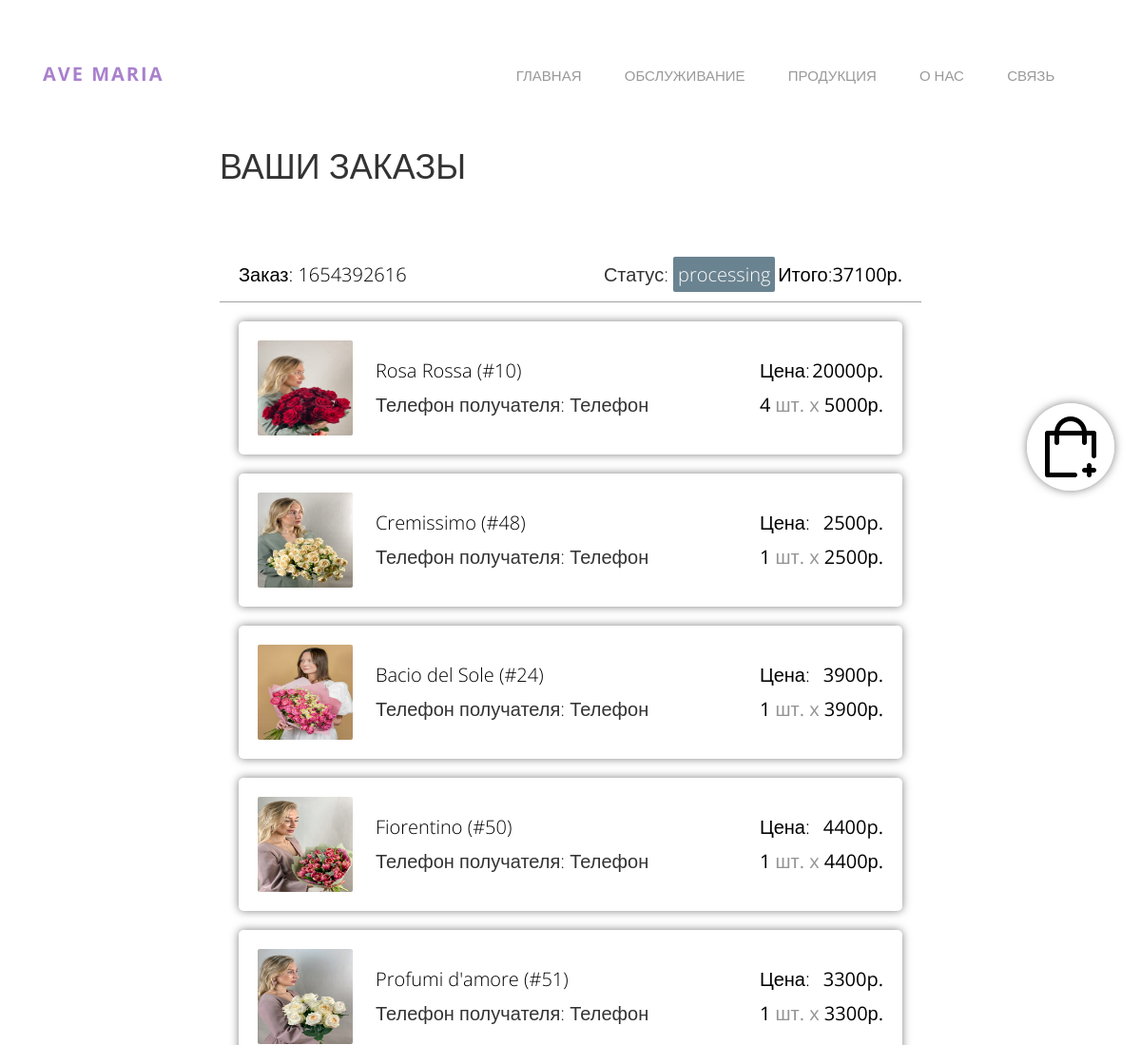
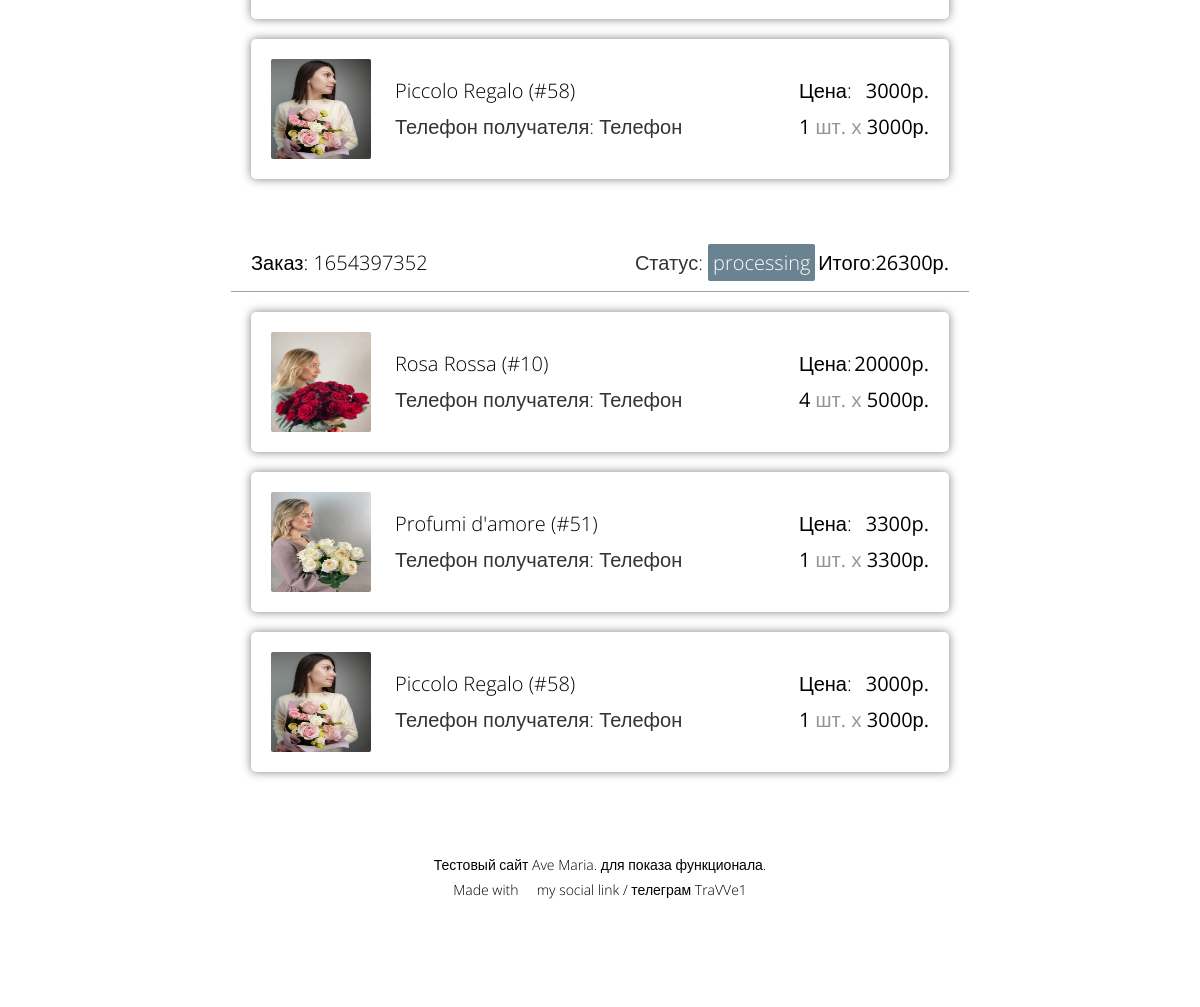
Screenshot of /profile (signed in) with the database file from the repository (2 pictures, top to bottom).
### tables this page shows
CREATE TABLE user_order (
id integer PRIMARY KEY AUTOINCREMENT,
user_id text NOT NULL,
product_id text NOT NULL,
product_count text NOT NULL,
customer text NOT NULL,
phone text NOT NULL,
mail text NOT NULL,
receiver text NOT NULL,
receiver_phone text NOT NULL,
city text NOT NULL,
street text NOT NULL,
building_address text NOT NULL,
entrance text NOT NULL,
floor text NOT NULL,
apartment text NOT NULL,
deliver text NOT NULL,
deliver_time text NOT NULL,
note text NOT NULL,
delivered text NOT NULL,
time integer NOT NULL
);

CREATE TABLE products (
id integer PRIMARY KEY AUTOINCREMENT,

name text NOT NULL,
description text NOT NULL,
quick_describe text NOT NULL,
weight text NOT NULL,
amount text NOT NULL,
price text NOT NULL,
url text NOT NULL,
imgname text NOT NULL,
time integer NOT NULL
);

### script.py (the view)
@app.route('/profile')
@login_required
def profile():
    user_id = current_user.get_id()
    user = [current_user.get_id(), current_user.get_name()]
    return render_template('profile.html',
                           user=user,
                           get_user_order=dbase.get_user_order(user_id),
                           products=dbase.get_products_announce(),
                           check_authenticated=check_authenticated,
                           autofill=dbase.get_autofill(user_id))

### FDataBase.py (called while the page is built)
    def get_products_announce(self):
        try:
            self.__cur.execute(f"SELECT id, name, description, quick_describe, weight, amount, price, url, imgname "
                               f"FROM products ORDER BY time DESC")
            res = self.__cur.fetchall()
            if res:
                return res
        except sqlite3.Error as e:
            print("Error script getting data from DB'\n'error comes from FDataBase | get_products_announce " + str(e))
        return []

    def get_user(self, user_id):
        try:
            self.__cur.execute(f"SELECT * FROM users WHERE id = {user_id} LIMIT 1")
            res = self.__cur.fetchone()
            if not res:
                print("User not found")
                return False
            return res
        except sqlite3.Error as e:
            print("Error script getting data from DB'\n'error comes from FDataBase | get_user " + str(e))
        return False

    def get_autofill(self, user_id):
        try:
            self.__cur.execute(f"SELECT customer, phone, mail, receiver, receiver_phone, city, "
                               f"street, building_address, entrance, floor, apartment "
                               f"FROM users WHERE id LIKE '{user_id}' LIMIT 1")
            res = self.__cur.fetchone()
            if not res:
                print("Failed")
                return False
            return res
        except sqlite3.Error as e:
            print("Error script getting data from DB'\n'error comes from FDataBase | get_autofill " + str(e))
        return False

    def get_user_order(self, user_id):
        try:
            self.__cur.execute(f"SELECT * FROM user_order WHERE user_id = {user_id} ")
            res = self.__cur.fetchall()
            if not res:
                print("Failed")
                return False
            return res
        except sqlite3.Error as e:
            print("Error script getting data from DB'\n'error comes from FDataBase | get_user_order " + str(e))
        return False

### UserLogin.py (called while the page is built)
    def fromDB(self, user_id, db):
        self.__user = db.get_user(user_id)
        return self

    def get_id(self):
        return str(self.__user['id'])

    def get_name(self):
        return str(self.__user['name'])

### script.py (called while the page is built)
@login_manager.user_loader
def load_user(user_id):
    print('load_user')
    return UserLogin().fromDB(user_id, dbase)

def connect_db():
    conn = sqlite3.connect(app.config['DATABASE'])
    conn.row_factory = sqlite3.Row
    return conn

### templates/profile.html (shortened to what this page needs)
{% extends 'base.html' %}
{% block content %}
{{ super() }}
<div class="container size">
{% if get_user_order %}
<h1> ВАШИ ЗАКАЗЫ </h1>
{% for i in range(get_user_order | length) %}
{% set order_id, order_count, sum_of = get_user_order[i][2].split(), get_user_order[i][3].split(), [] %}
<div>
	<i class="extremum-click icon-arrow-right"></i>
	<div class="cart-top">
		<p>Заказ: {{get_user_order[i][19]}}</p>
			<div class="toggle-status">
				<div>Статус:
					<span class="order-status {{get_user_order[i][18]}}">{{get_user_order[i][18]}}
					</span>
				</div>
				<div class="el-info">
					<p>Итого:
						<span>
							{{ sum_of|sum }}р.
						</span>
					</p>
				</div>
			</div>
	</div>
	<div class="extremum-slide">
	{% for id, count in order_id|zip(order_count) %}
	<div class="cart-ordered">
		<div class="el-ordered">
			<a href="product\{{products[id | int][7]}}">
				<img src="\static\images\productImg\{{products[id | int][8]}}" style="width: 100px; height: 100px; border-radius: 2px;">
			</a>
			<div class="card-weight">
				<div>
					<a class="url_name" href="product\{{products[id | int][7]}}">
						{{products[id | int][1]}}
					</a>
				</div>
				<div>
					Телефон получателя: {{get_user_order[i][5]}}
				</div>
			</div>
			<div class="el-info">
				<p>Цена:
					<span>
					{{(products[id | int][6] | int) * (count | int)}}p.
					</span>
				</p>
				<p>
					<span>
						{{ count }}
						<span class="el-unit">шт. x
						</span>
						{{products[id | int][6]}}р.
					</span></p>
			</div>
		</div>
	</div>
	{% endfor %}
	</div>
</div>
{% endfor %}
{% else %}
	<div class="cart-ordered empty">
		<p>Покупок не обнаруженно</p>
		<p>Вы можете выбрать букет на данной → <a class="glow-agreement" href="/product">странице</a></p>
	</div>
{% endif %}
</div>
{% endblock %}

### static/css/icomoon.css (style rules this page uses)
[class^="icon-"], [class*=" icon-"] { font-family: 'icomoon' !important; speak: none; font-style: normal; font-weight: normal; font-variant: normal; text-transform: none; line-height: 1; -webkit-font-smoothing: antialiased; -moz-osx-font-smoothing: grayscale; }
.icon-arrow-right:before { content: "\edbb"; }

### static/css/style.css (style rules this page uses)
.el-unit { color: #555555a1; }
body { font-family: "Open Sans", Arial, serif; line-height: 1.8; font-size: 20px; background: #fff; font-weight: 300; }
a { color: #000; -webkit-transition: 0.5s; -o-transition: 0.5s; transition: 0.5s; text-decoration: none!important; }
p { margin-bottom: 1.5em; font-size: 20px; color: #000; font-weight: 300; font-family: "Open Sans", Arial, serif; }
h1, h2, h3, h4, h5, h6 { color: rgba(0, 0, 0, 0.8); font-family: "Open Sans", Arial, serif; font-weight: 400; margin: 0 0 30px 0; }
.cart-ordered { box-shadow: 0 0 10px rgb(0 0 0 / 50%); border-radius: 5px; margin: 20px; }
.el-ordered { display: flex; justify-content: space-between; align-items: center; padding: 20px 20px; }
.cart-top { display: flex; justify-content: space-between; border-bottom: 1px solid #0000005e; }
.cart-top > p, .el-info > p { margin: 0; display: flex; justify-content: space-between; flex-flow: wrap; }
.toggle-status { display: flex; justify-content: space-between; width: 45%; }
.cart-top { padding: 10px 20px; }
.order-status { color: #fff; border-radius: 2px; padding: 5px }
.processing { background: #6a8390; }
.el-info > p > span { font-weight: 400; }
.size { max-width: 768px; }
.card-weight { width: 380px; }
@media screen and (min-width:961px) and (max-width:1200px) { html { font-size:8px; } }
input[type="checkbox"]:checked + label:before, input[type="checkbox"]:not(:checked) + label:before, { content: ""; position: absolute; left: 0px; top: 0px; width: 60px; height: 56px; background-color: #363b41; }

### rows the page displays
user_order: time "1654392616", delivered "processing", phone "Телефон" "Телефон" "Телефон" "Телефон" "Телефон" "Телефон"
products: imgname (picture), name "Rosa Rossa (#10)" "Rosa Rossa (#10)", (products[id|int][6]|int)*(count|int) "20000" "20000", price "5000" "5000"
products: imgname (picture), name "Cremissimo (#48)", (products[id|int][6]|int)*(count|int) "2500", price "2500"
products: imgname (picture), name "Bacio del Sole (#24)", (products[id|int][6]|int)*(count|int) "3900", price "3900"
products: imgname (picture), name "Fiorentino (#50)", (products[id|int][6]|int)*(count|int) "4400", price "4400"
products: imgname (picture), name "Profumi d'amore (#51)" "Profumi d'amore (#51)", (products[id|int][6]|int)*(count|int) "3300" "3300", price "3300" "3300"
products: imgname (picture), name "Piccolo Regalo (#58)" "Piccolo Regalo (#58)", (products[id|int][6]|int)*(count|int) "3000" "3000", price "3000" "3000"
user_order: time "1654397352", delivered "processing", phone "Телефон" "Телефон" "Телефон"

### other values shown
{{ sum_of|sum }} "37100" "26300"
{{ count }} "4" "1" "1" "1" "1" "1" "4" "1" "1"
